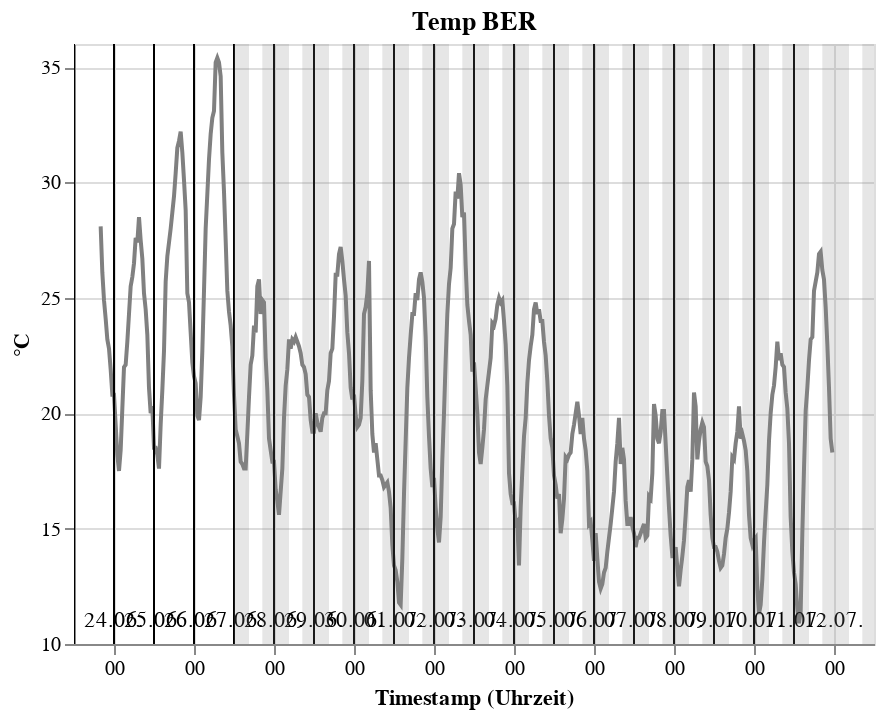

Write notebook code for a chart like this one.
### Code cell
import altair as alt


#source['°C'].min()

#chrt_temp_ber=alt.Chart(data_relevant,title='Temp BER').mark_line(point=True, color='orange').encode(
chrt_temp_ber=alt.Chart(data_relevant,title='Temp BER').mark_line(color='gray').encode(

    #x='DateTime:T',
    #x=alt.X('DateTime', axis=alt.Axis(format='%d.%m')),
    #x=alt.X('DateTime', axis=alt.Axis(format='%d.%m - %H')),
    x=alt.X('date', axis=alt.Axis(format='%H'), title="Timestamp (Uhrzeit)"),
    y=alt.Y('TT_TU:Q', title="°C",
        scale=alt.Scale(zero=False)
        ),
    #tooltip=['DateTime:T', format='%m/%d/%Y','°C']
    #tooltip='DateTime:T', format='%m/%d/%Y'
    #tooltip=alt.Tooltip("DateTime:T",  format='%d.%m.%2022')
    tooltip=[alt.Tooltip("date:T",  format='%d.%m.%Y', title="Datum"),
             alt.Tooltip("date:T",  format='%H:%M', title="Zeit"),
             'TT_TU']
    #tooltip=alt.Tooltip(["DateTime:T",  format='%d.%m.%2022','°C'])


).interactive()

#rules = alt.Chart(source).mark_rule().encode(
#  x='Datetime:T',
#  #color=alt.Color('color:N', scale=None)
#)
rules = alt.Chart(pd.DataFrame({
  'Datetime': cleanDateList_,
 # 'color': ['gray']
})).mark_rule().encode(
  x='Datetime:T',
 # color=alt.Color('color:N', scale=None)
)
rules_text = alt.Chart(pd.DataFrame({
  'Datetime': cleanDateList_,
    'text_y': [11] * len(cleanDateList_)
 # 'color': ['gray']
})).mark_text(dx=20).encode(
  x='Datetime:T',
  y='text_y',
    #alt.X('Ökonomischer Status:O', scale=alt.Scale(domain=order_)),
    #alt.Y('Bezirk:O'),
  #text=alt.Text('Datetime',  format='%d.%m.%Y')
        text=alt.Text('Datetime:T', format='%d.%m.')
 # color=alt.Color('color:N', scale=None)
)
    
rect1 = alt.Chart(source_area).mark_rect(opacity=0.2, color='gray').encode(
    x='begin_day:T',
    x2='begin_work:T',
)
rect2 = alt.Chart(source_area).mark_rect(opacity=0.2, color='gray').encode(
    x2='end_day:T',
    x='end_work:T',
)
    


chhrt=chrt_temp_ber+rules+rules_text+rect1+rect2
chhrt
#chrt

### Figure 1 — Vega-Lite specification as saved in the notebook (floating-point values rounded to 4 significant figures; data arrays with more than 128 entries replaced by an {"elided": "..."} marker saying what was removed)
{"config": {"view": {"continuousWidth": 400, "continuousHeight": 300}}, "layer": [{"data": {"name": "data-23c14b6a499bf4aa649424f19a2debd2"}, "mark": {"type": "line", "color": "gray"}, "encoding": {"tooltip": [{"type": "temporal", "field": "date", "format": "%d.%m.%Y", "title": "Datum"}, {"type": "temporal", "field": "date", "format": "%H:%M", "title": "Zeit"}, {"type": "quantitative", "field": "TT_TU"}], "x": {"type": "temporal", "axis": {"format": "%H"}, "field": "date", "title": "Timestamp (Uhrzeit)"}, "y": {"type": "quantitative", "field": "TT_TU", "scale": {"zero": false}, "title": "°C"}}, "selection": {"selector062": {"type": "interval", "bind": "scales", "encodings": ["x", "y"]}}, "title": "Temp BER"}, {"data": {"name": "data-8b7a587cc48d50620ecafeda5a437125"}, "mark": "rule", "encoding": {"x": {"type": "temporal", "field": "Datetime"}}}, {"data": {"name": "data-5abd29a261b71a5898d8518c3b3b2082"}, "mark": {"type": "text", "dx": 20}, "encoding": {"text": {"type": "temporal", "field": "Datetime", "format": "%d.%m."}, "x": {"type": "temporal", "field": "Datetime"}, "y": {"type": "quantitative", "field": "text_y"}}}, {"data": {"name": "data-b7a8a079a823f5706c862ba5841b3259"}, "mark": {"type": "rect", "color": "gray", "opacity": 0.2}, "encoding": {"x": {"type": "temporal", "field": "begin_day"}, "x2": {"field": "begin_work"}}}, {"data": {"name": "data-b7a8a079a823f5706c862ba5841b3259"}, "mark": {"type": "rect", "color": "gray", "opacity": 0.2}, "encoding": {"x": {"type": "temporal", "field": "end_work"}, "x2": {"field": "end_day"}}}], "$schema": "https://vega.github.io/schema/vega-lite/v4.8.1.json", "datasets": {"data-23c14b6a499bf4aa649424f19a2debd2": {"elided": "440 records"}, "data-8b7a587cc48d50620ecafeda5a437125": [{"Datetime": "2022-06-24 00:00:00"}, {"Datetime": "2022-06-25 00:00:00"}, {"Datetime": "2022-06-26 00:00:00"}, {"Datetime": "2022-06-27 00:00:00"}, {"Datetime": "2022-06-28 00:00:00"}, {"Datetime": "2022-06-29 00:00:00"}, {"Datetime": "2022-06-30 00:00:00"}, {"Datetime": "2022-07-01 00:00:00"}, {"Datetime": "2022-07-02 00:00:00"}, {"Datetime": "2022-07-03 00:00:00"}, {"Datetime": "2022-07-04 00:00:00"}, {"Datetime": "2022-07-05 00:00:00"}, {"Datetime": "2022-07-06 00:00:00"}, {"Datetime": "2022-07-07 00:00:00"}, {"Datetime": "2022-07-08 00:00:00"}, {"Datetime": "2022-07-09 00:00:00"}, {"Datetime": "2022-07-10 00:00:00"}, {"Datetime": "2022-07-11 00:00:00"}, {"Datetime": "2022-07-12 00:00:00"}], "data-5abd29a261b71a5898d8518c3b3b2082": [{"Datetime": "2022-06-24 00:00:00", "text_y": 11}, {"Datetime": "2022-06-25 00:00:00", "text_y": 11}, {"Datetime": "2022-06-26 00:00:00", "text_y": 11}, {"Datetime": "2022-06-27 00:00:00", "text_y": 11}, {"Datetime": "2022-06-28 00:00:00", "text_y": 11}, {"Datetime": "2022-06-29 00:00:00", "text_y": 11}, {"Datetime": "2022-06-30 00:00:00", "text_y": 11}, {"Datetime": "2022-07-01 00:00:00", "text_y": 11}, {"Datetime": "2022-07-02 00:00:00", "text_y": 11}, {"Datetime": "2022-07-03 00:00:00", "text_y": 11}, {"Datetime": "2022-07-04 00:00:00", "text_y": 11}, {"Datetime": "2022-07-05 00:00:00", "text_y": 11}, {"Datetime": "2022-07-06 00:00:00", "text_y": 11}, {"Datetime": "2022-07-07 00:00:00", "text_y": 11}, {"Datetime": "2022-07-08 00:00:00", "text_y": 11}, {"Datetime": "2022-07-09 00:00:00", "text_y": 11}, {"Datetime": "2022-07-10 00:00:00", "text_y": 11}, {"Datetime": "2022-07-11 00:00:00", "text_y": 11}, {"Datetime": "2022-07-12 00:00:00", "text_y": 11}], "data-b7a8a079a823f5706c862ba5841b3259": [{"begin_day": "2022-06-28 00:00:00", "begin_work": "2022-06-28 09:00:00", "end_work": "2022-06-28 17:00:00", "end_day": "2022-06-28 23:59:59"}, {"begin_day": "2022-06-29 00:00:00", "begin_work": "2022-06-29 09:00:00", "end_work": "2022-06-29 17:00:00", "end_day": "2022-06-29 23:59:59"}, {"begin_day": "2022-06-30 00:00:00", "begin_work": "2022-06-30 09:00:00", "end_work": "2022-06-30 17:00:00", "end_day": "2022-06-30 23:59:59"}, {"begin_day": "2022-07-01 00:00:00", "begin_work": "2022-07-01 09:00:00", "end_work": "2022-07-01 17:00:00", "end_day": "2022-07-01 23:59:59"}, {"begin_day": "2022-07-06 00:00:00", "begin_work": "2022-07-06 09:00:00", "end_work": "2022-07-06 17:00:00", "end_day": "2022-07-06 23:59:59"}, {"begin_day": "2022-07-07 00:00:00", "begin_work": "2022-07-07 09:00:00", "end_work": "2022-07-07 17:00:00", "end_day": "2022-07-07 23:59:59"}, {"begin_day": "2022-07-12 00:00:00", "begin_work": "2022-07-12 09:00:00", "end_work": "2022-07-12 17:00:00", "end_day": "2022-07-12 23:59:59"}, {"begin_day": "2022-07-13 00:00:00", "begin_work": "2022-07-13 09:00:00", "end_work": "2022-07-13 17:00:00", "end_day": "2022-07-13 23:59:59"}, {"begin_day": "2022-07-02 00:00:00", "begin_work": "2022-07-02 09:00:00", "end_work": "2022-07-02 17:00:00", "end_day": "2022-07-02 23:59:59"}, {"begin_day": "2022-07-08 00:00:00", "begin_work": "2022-07-08 09:00:00", "end_work": "2022-07-08 17:00:00", "end_day": "2022-07-08 23:59:59"}, {"begin_day": "2022-07-03 00:00:00", "begin_work": "2022-07-03 09:00:00", "end_work": "2022-07-03 17:00:00", "end_day": "2022-07-03 23:59:59"}, {"begin_day": "2022-07-09 00:00:00", "begin_work": "2022-07-09 09:00:00", "end_work": "2022-07-09 17:00:00", "end_day": "2022-07-09 23:59:59"}, {"begin_day": "2022-07-04 00:00:00", "begin_work": "2022-07-04 09:00:00", "end_work": "2022-07-04 17:00:00", "end_day": "2022-07-04 23:59:59"}, {"begin_day": "2022-07-10 00:00:00", "begin_work": "2022-07-10 09:00:00", "end_work": "2022-07-10 17:00:00", "end_day": "2022-07-10 23:59:59"}, {"begin_day": "2022-07-05 00:00:00", "begin_work": "2022-07-05 09:00:00", "end_work": "2022-07-05 17:00:00", "end_day": "2022-07-05 23:59:59"}, {"begin_day": "2022-07-11 00:00:00", "begin_work": "2022-07-11 09:00:00", "end_work": "2022-07-11 17:00:00", "end_day": "2022-07-11 23:59:59"}]}}
